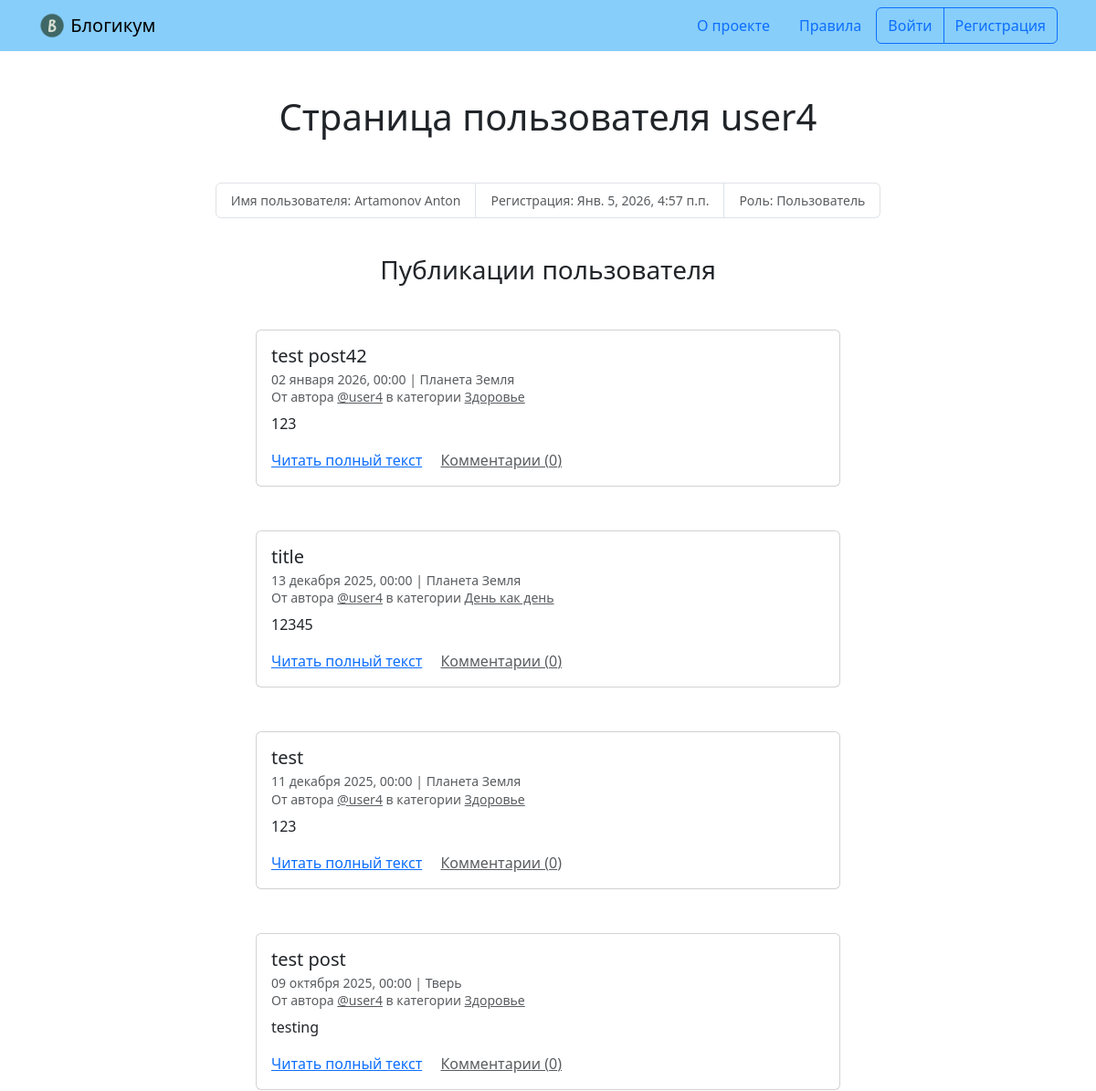
The app's page /profile/user4/ (upper part), older data.
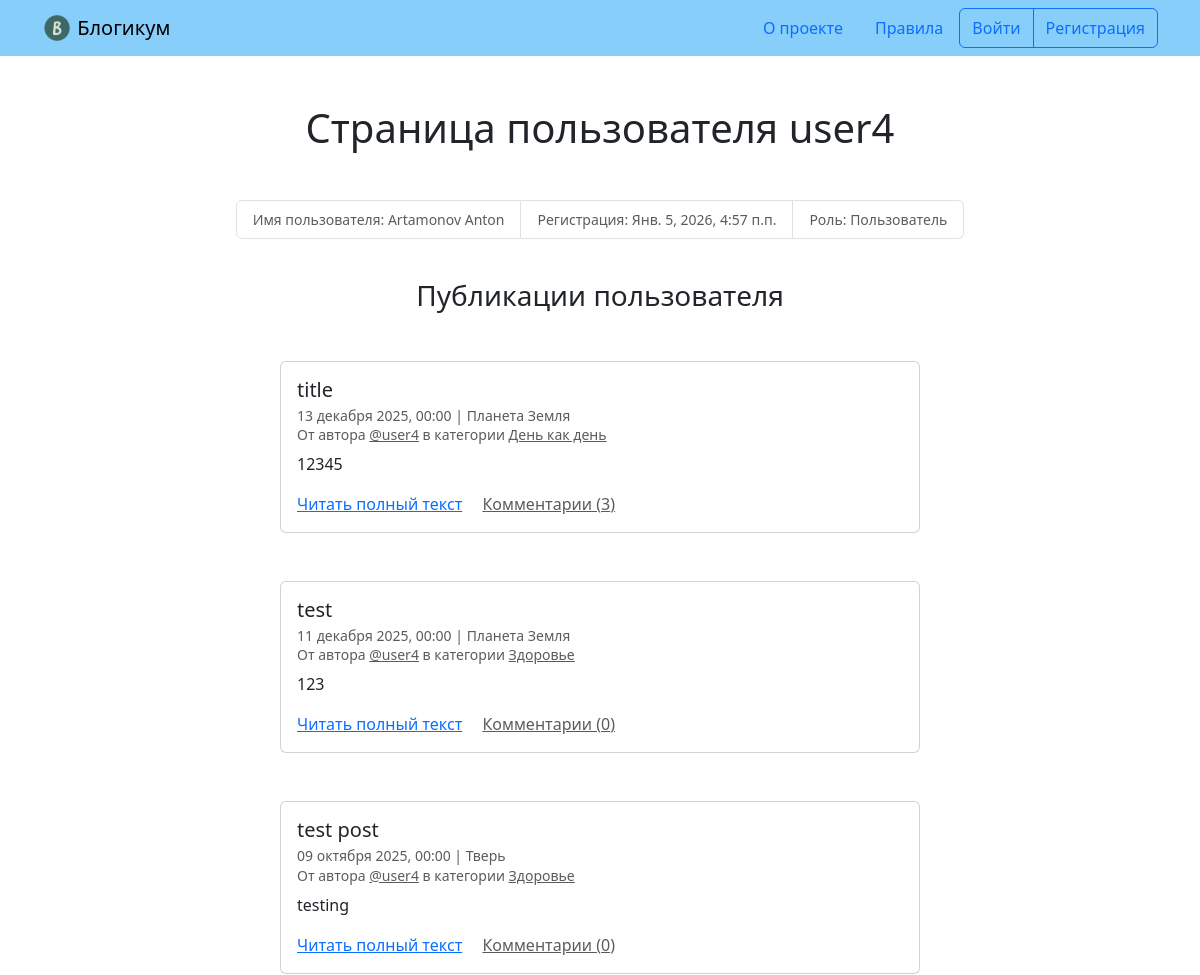
The same page, newer data.
### blog/models.py (models this page shows, shortened)
class BaseModel(models.Model):
    is_published = models.BooleanField('Опубликовано', default=True,
                                       help_text='Снимите галочку, чтобы '
                                       'скрыть публикацию.')
    created_at = models.DateTimeField('Добавлено', auto_now_add=True)
    class Meta:
        abstract = True

class Post(BaseModel):
    title = models.CharField('Заголовок', max_length=256)
    text = models.TextField('Текст')
    pub_date = models.DateTimeField('Дата и время публикации',
                                    help_text='Если установить дату и время в '
                                    'будущем — можно делать отложенные'
                                    ' публикации.')
    author = models.ForeignKey(User, on_delete=models.CASCADE,
                               verbose_name='Автор публикации')
    location = models.ForeignKey(Location,
                                 on_delete=models.SET_NULL, null=True,
                                 blank=True, verbose_name='Местоположение')
    category = models.ForeignKey(Category, on_delete=models.SET_NULL,
                                 null=True, verbose_name='Категория')
    image = models.ImageField('Фото', upload_to='birthdays_images', blank=True)
    class Meta:
        verbose_name = 'публикация'
        verbose_name_plural = 'Публикации'
        ordering = ('pub_date',)

class Category(BaseModel):
    title = models.CharField('Заголовок', max_length=256)
    description = models.TextField('Описание')
    slug = models.SlugField('Идентификатор', unique=True,
                            help_text='Идентификатор страницы для URL; '
                            'разрешены символы латиницы, цифры, дефис и '
                            'подчёркивание.')
    class Meta:
        verbose_name = 'категория'
        verbose_name_plural = 'Категории'

class Location (BaseModel):
    name = models.CharField('Название места', max_length=256)
    class Meta:
        verbose_name = 'местоположение'
        verbose_name_plural = 'Местоположения'

### blog/views.py (the view)
# urls.py: path('profile/<str:username>/', views.profile, name='profile'),
def profile(request, username):
    template_name = 'blog/profile.html'
    profile = get_object_or_404(User, username=username)
    if request.user.username != username:
        publication_list = filter_posts(
            Post.objects.select_related('author').
            filter(author__username=username)
        )
    else:
        publication_list = Post.objects.select_related('author').\
            filter(author__username=username)
    post_with_comments = get_comment_count(publication_list)
    post_with_comments = sort_posts(post_with_comments)
    page_number = request.GET.get('page')
    page_obj = get_paginator_page(post_with_comments, page_number, 10)
    context = {'profile': profile, 'page_obj': page_obj}
    return render(request, template_name, context)

### blog/views.py (called while the page is built)
def get_paginator_page(object_list, page_number, posts_count):
    paginator = Paginator(object_list, posts_count)
    page_obj = paginator.get_page(page_number)
    return page_obj

def get_comment_count(post_list):
    return post_list.annotate(
        comment_count=Count('comment')
    )

def sort_posts(post_list):
    return post_list.order_by('-pub_date')

def filter_posts(post_list):
    return post_list.filter(
        is_published=True,
        pub_date__lte=timezone.now(),
        category__is_published=True
    )

### templates/blog/profile.html (shortened to what this page needs)
{% extends "base.html" %}
{% block content %}
  <h1 class="mb-5 text-center ">Страница пользователя {{ profile.username }}</h1>
  <small>
    <ul class="list-group list-group-horizontal justify-content-center mb-3">
      <li class="list-group-item text-muted">Имя пользователя: {% if profile.get_full_name %}{{ profile.get_full_name }}{% else %}не указано{% endif %}</li>
      <li class="list-group-item text-muted">Регистрация: {{ profile.date_joined }}</li>
      <li class="list-group-item text-muted">Роль: {% if profile.is_staff %}Админ{% else %}Пользователь{% endif %}</li>
    </ul>
  </small>
  <br>
  <h3 class="mb-5 text-center">Публикации пользователя</h3>
  {% for post in page_obj %}
    <article class="mb-5">
      {% include "includes/post_card.html" %}
    </article>
  {% endfor %}
{% endblock %}

### templates/includes/post_card.html (shortened to what this page needs)
<div class="col d-flex justify-content-center">
  <div class="card" style="width: 40rem;">
    <div class="card-body">
      <h5 class="card-title">{{ post.title }}</h5>
      <h6 class="card-subtitle mb-2 text-muted">
        <small>
          {{ post.pub_date|date:"d E Y, H:i" }} | {% if post.location and post.location.is_published %}{{ post.location.name }}{% else %}Планета Земля{% endif %}<br>
          От автора <a class="text-muted" href="{% url 'blog:profile' post.author.username %}">@{{ post.author.username }}</a> в
          категории {% include "includes/category_link.html" %}
        </small>
      </h6>
      <p class="card-text">{{ post.text|truncatewords:10 }}</p>
      <a href="{% url 'blog:post_detail' post.id %}" class="card-link">Читать полный текст</a>
      <a href="{% url 'blog:post_detail' post.id %}" class="card-link text-muted">Комментарии ({{ post.comment_count }})</a>
    </div>
  </div>
</div>

### templates/includes/category_link.html
<a class="text-muted" href="{% url 'blog:category_posts' post.category.slug %}">
  {{ post.category.title }}
</a>

Row changes from the older to the newer data that the page shows:
removed Post: title "test post42", pub_date "02 января 2026, 00:00", shows "Планета Земля", author.username "user4", category "Здоровье", text "123", comment_count "0"
computed for Post "title": comment_count "0" → "3"
